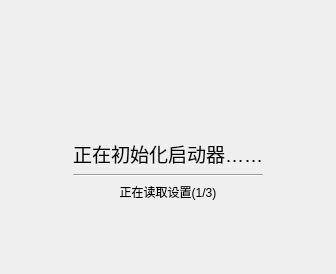
      <widget class="QWidget" name="page_initialize">
       <layout class="QGridLayout" name="gridLayout_3">
        <item row="1" column="0">
         <spacer name="horizontalSpacer">
          <property name="orientation">
           <enum>Qt::Horizontal</enum>
          </property>
          <property name="sizeHint" stdset="0">
           <size>
            <width>40</width>
            <height>20</height>
           </size>
          </property>
         </spacer>
        </item>
        <item row="0" column="2">
         <spacer name="verticalSpacer_2">
          <property name="orientation">
           <enum>Qt::Vertical</enum>
          </property>
          <property name="sizeHint" stdset="0">
           <size>
            <width>20</width>
            <height>40</height>
           </size>
          </property>
         </spacer>
        </item>
        <item row="1" column="3">
         <spacer name="horizontalSpacer_2">
          <property name="orientation">
           <enum>Qt::Horizontal</enum>
          </property>
          <property name="sizeHint" stdset="0">
           <size>
            <width>40</width>
            <height>20</height>
           </size>
          </property>
         </spacer>
        </item>
        <item row="1" column="2">
         <widget class="QWidget" name="widget_page_loading" native="true">
          <property name="minimumSize">
           <size>
            <width>161</width>
            <height>172</height>
           </size>
          </property>
          <layout class="QGridLayout" name="gridLayout_4">
           <property name="leftMargin">
            <number>22</number>
           </property>
           <property name="topMargin">
            <number>22</number>
           </property>
           <property name="rightMargin">
            <number>22</number>
           </property>
           <property name="bottomMargin">
            <number>22</number>
           </property>
           <item row="1" column="1">
            <widget class="QLabel" name="label_loading_gif">
             <property name="maximumSize">
              <size>
               <width>80</width>
               <height>80</height>
              </size>
             </property>
             <property name="text">
              <string/>
             </property>
             <property name="pixmap">
              <pixmap resource="img.qrc">:/widget_Sidebar/images/MOS_Logo_gif.gif</pixmap>
             </property>
             <property name="scaledContents">
              <bool>true</bool>
             </property>
            </widget>
           </item>
           <item row="1" column="0">
            <spacer name="horizontalSpacer_7">
             <property name="orientation">
              <enum>Qt::Vertical</enum>
             </property>
             <property name="sizeType">
              <enum>QSizePolicy::Expanding</enum>
             </property>
             <property name="sizeHint" stdset="0">
              <size>
               <width>20</width>
               <height>40</height>
              </size>
             </property>
            </spacer>
           </item>
           <item row="1" column="2">
            <spacer name="horizontalSpacer_8">
             <property name="orientation">
              <enum>Qt::Vertical</enum>
             </property>
             <property name="sizeHint" stdset="0">
              <size>
               <width>20</width>
               <height>40</height>
              </size>
             </property>
            </spacer>
           </item>
           <item row="2" column="0" colspan="3">
            <widget class="QLabel" name="label_loading_text_1">
             <property name="font">
              <font>
               <pointsize>14</pointsize>
              </font>
             </property>
             <property name="text">
              <string>正在初始化启动器……</string>
             </property>
             <property name="alignment">
              <set>Qt::AlignCenter</set>
             </property>
            </widget>
           </item>
           <item row="3" column="0" colspan="3">
            <widget class="Line" name="line">
             <property name="orientation">
              <enum>Qt::Horizontal</enum>
             </property>
            </widget>
           </item>
           <item row="4" column="0" colspan="3">
            <widget class="QLabel" name="label_loading_text_2">
             <property name="text">
              <string>正在读取设置(1/3)</string>
             </property>
             <property name="alignment">
              <set>Qt::AlignCenter</set>
             </property>
            </widget>
           </item>
          </layout>
         </widget>
        </item>
        <item row="2" column="2">
         <spacer name="verticalSpacer_3">
          <property name="orientation">
           <enum>Qt::Vertical</enum>
          </property>
          <property name="sizeHint" stdset="0">
           <size>
            <width>20</width>
            <height>40</height>
           </size>
          </property>
         </spacer>
        </item>
       </layout>
      </widget>
